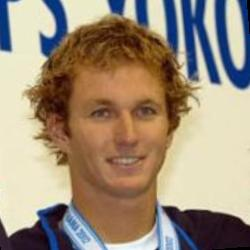
#> input picture facenet/dataset/train_data/Aaron_Peirsol/Aaron_Peirsol_0002.jpg, 250 x 250 px, given in place of the camera
$ jupyter execute --allow-errors opencv_webcam_model.ipynb   (shell and % lines are left out)   (text cells are left out)
#> lines starting #> are read from the running program, lines starting #| are printed output that depends on the picture; after the words box and inside, x2 and y2 are one past the last pixel; in counts of white or black regions, pixels touching at a corner belong together
[cell 1]
#Part 1
import cv2
import numpy as np

#haar_classifier 사용
face_classifier = cv2.CascadeClassifier('./haarcascade_frontalface_default.xml')


def face_extractor(img):

    gray = cv2.cvtColor(img,cv2.COLOR_BGR2GRAY)
    faces = face_classifier.detectMultiScale(gray,1.3,5)   #grayscale 사용

    if faces is():
        return None

    for(x,y,w,h) in faces:
        cropped_face = img[y:y+h, x:x+w]

    return cropped_face

cap = cv2.VideoCapture(0)
count = 0


while True:
    ret, frame = cap.read()
#> frame is the input picture: shape (250, 250, 3); mean B, G, R 121.8, 141.5, 158.1
    if face_extractor(frame) is not None:
#> in face_extractor, `gray = cv2.cvtColor(img,cv2.COLOR_BGR2GRAY)`:
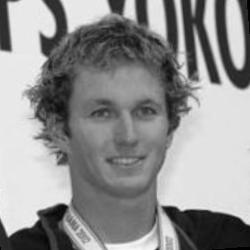
#> gray: shape (250, 250); min 0, max 248, mean 144.2
#> in face_extractor, `faces = face_classifier.detectMultiScale(gray,1.3,5)`: faces = [[66, 65, 120, 120]]
#> the loop in face_extractor, `for(x,y,w,h) in faces:` made 1 pass
#> pass 1, in face_extractor, `cropped_face = img[y:y+h, x:x+w]`:
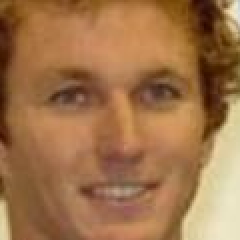
#> cropped_face: shape (120, 120, 3) (shown 2 times larger); mean B, G, R 74.3, 114.9, 160
        count+=1
#> count = 1
        face = cv2.resize(face_extractor(frame),(200,200))
#> the loop in face_extractor (call 2), `for(x,y,w,h) in faces:` made 1 pass
        face = cv2.cvtColor(face, cv2.COLOR_BGR2GRAY)
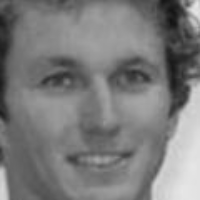
#> face: shape (200, 200); min 19, max 231, mean 123.7

        file_name_path = './faces/user'+str(count)+'.jpg'
#> file_name_path = './faces/user1.jpg'
        cv2.imwrite(file_name_path,face)

        cv2.putText(face,str(count),(50,50),cv2.FONT_HERSHEY_COMPLEX,1,(0,255,0),2)
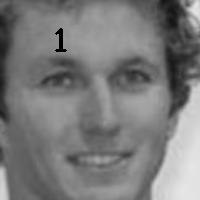
#> face: shape (200, 200); 0.31% of pixels changed, all inside (x1, y1, x2, y2) = (55, 28, 67, 52)
        cv2.imshow('Face Cropper',face)
    else:
        print("Face not Found")
        pass

    if cv2.waitKey(1)==13 or count==100:   #사진 100장 저장
#> (key Esc is pressed here)
        break

cap.release()
cv2.destroyAllWindows()
print('Colleting Samples Complete!!!')

[cell 2]
import cv2
import numpy as np
from os import listdir
from os.path import isfile, join
#Part 2
data_path = './faces/'
#> (the rest of this cell did not finish here and is left out)

[cell 3]
import cv2

# 카메라 호출, USB 카메라를 따로 사용하여 디바이스 순번 ID 1번  사용,
# 기본 내장 카메라 는 보통 순번 ID 0 번 사용
vcap = cv2.VideoCapture(0)

# 카메라 속성 설정
vcap.set(cv2.CAP_PROP_FRAME_WIDTH, 640)  # 세로 사이즈
vcap.set(cv2.CAP_PROP_FRAME_HEIGHT, 480) # 가로 사이즈

# 얼굴 인식 / 검출 관련 모델(가중치) 파일
# [https://github.com/opencv/opencv/tree/master/data/haarcascades](https://github.com/opencv/opencv/tree/master/data/haarcascades)
casecade_xml = './haarcascade_frontalface_default.xml'

# 모델 파일 불러오기
face_cascade = cv2.CascadeClassifier(casecade_xml)

# 실시간 영상에서 얼굴 검출
def videoDetector(vcap, face_cascade) :
    faces_cnt = 0 # 검출 얼굴수
    # 카메라의 프레임을 지속적으로 받아오기
    while True :
        # vcap.read() 프레임 읽기
        # ret 은 카메라 상태 이며, 정상 : True, 비정상 : False
        # frame 은 현재시점의 플레임
        ret, frame = vcap.read()

        # #  숫자키 1 입력시 좌우 대칭 변경
        # if cv2.waitKey(1) == 49 :
        #     # 대칭 처리
        #     # value < 0 상하좌우 대칭
        #     # value = 0 상하 대칭
        #     # value > 0  좌우 대칭
        #     frame = cv2.flip(frame, 1)
        frame = cv2.flip(frame, 1) # 좌우 대칭 변경
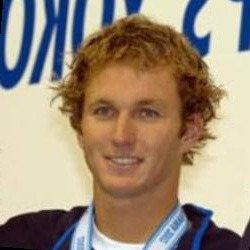
#> frame: shape (250, 250, 3); mean B, G, R 121.8, 141.5, 158.1

        # 영상 이미지를 그레이스케일로 이진화(검은색, 흰색{True, False})
        #  cv2.cvtColor(대상 이미지, 그레이 스케일)
        gray = cv2.cvtColor(frame, cv2.COLOR_BGR2GRAY)
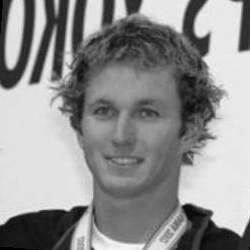
#> gray: shape (250, 250); min 0, max 248, mean 144.2

        # 영상 이미지에서 얼굴 검출 하기
        #  gray                    # 대상 이미지 행렬
        # ,scaleFactor  = 1.1      # 이미지 피라미드 규모인자 크기(Scale Factor)
        # ,minNeighbors = 5        # 최종 검출영역 확정용 이웃 사각형의 갯수 설정
        faces = face_cascade.detectMultiScale(gray, 1.1, 5)
#> faces = [[65, 65, 118, 118]]

        # 화면에 검출 된 얼굴 수 가 변경될때마다 출력
        if faces_cnt != len(faces) :
            faces_cnt = len(faces)
#> faces_cnt = 1
            if faces_cnt != 0 :
                print("현재 검출된 얼굴 수 : ", str(faces_cnt))
#| 현재 검출된 얼굴 수 :  1

        # 검출된 안면에 사각형 그리기
        # cv2.rectangle(영상이미지, (x1, y1), (x2, y2), (B, G, R), 두깨, 선형타입)
        # (X1, Y1) 좌측 상단 모서리, (X2, Y2) 우측 하단 모서리.
        if len(faces) :
            for  x, y, w, h in faces :
                cv2.rectangle(frame, (x, y), (x + w, y + h), (255,255,255), 2, cv2.LINE_4)
#> this loop made 1 pass
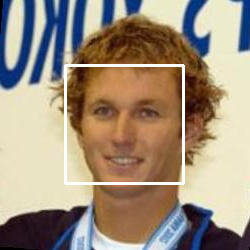
#> frame: shape (250, 250, 3); 2.26% of pixels changed, all inside (x1, y1, x2, y2) = (64, 64, 185, 185)

        # 윈도우창 (Title , 프레임 이미지)
        cv2.imshow("VideoFrame", frame)

        # cvs2.waitKey(1) 1은 밀리세컨으로 키입력값 대기 지연시간이다. ESC로 멈춤
        if cv2.waitKey(1) == 27 :
#> (key Esc is pressed here)
            vcap.release()          # 메모리 해제
            cv2.destroyAllWindows() # 모든창 제거, 특정 창만듣을 경우 ("VideoFrame")
            break;


# 실시간 영상에서 얼굴 검출 호출
videoDetector(vcap, face_cascade)

$ run again, on facenet/dataset/train_data/Aaron_Peirsol/Aaron_Peirsol_0003.jpg
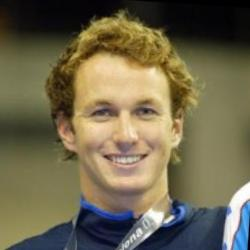
#> input picture facenet/dataset/train_data/Aaron_Peirsol/Aaron_Peirsol_0003.jpg, 250 x 250 px, given in place of the camera
#> frame is the input picture: shape (250, 250, 3); mean B, G, R 77.2, 103.5, 111.7
#> in face_extractor, `faces = face_classifier.detectMultiScale(gray,1.3,5)`: faces = [[57, 59, 137, 137]]
#> the loop in face_extractor, `for(x,y,w,h) in faces:` made 1 pass
#> count = 1
#> the loop in face_extractor (call 2), `for(x,y,w,h) in faces:` made 1 pass
#> file_name_path = './faces/user1.jpg'
#> in videoDetector, `gray = cv2.cvtColor(frame, cv2.COLOR_BGR2GRAY)`:
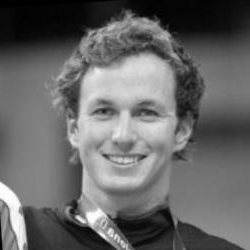
#> gray: shape (250, 250); min 0, max 255, mean 103
#> in videoDetector, `faces = face_cascade.detectMultiScale(gray, 1.1, 5)`: faces = [[59, 60, 131, 131]]
#> faces_cnt = 1
#| 현재 검출된 얼굴 수 :  1
#> the loop in videoDetector, `for  x, y, w, h in faces :` made 1 pass
#> after the loop in videoDetector, `for  x, y, w, h in faces :`:
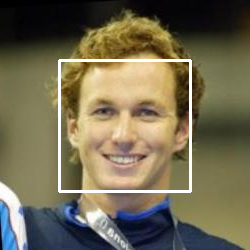
#> frame: shape (250, 250, 3); mean B, G, R 81.8, 107, 114.8

$ run again, on facenet/dataset/train_data/Aaron_Peirsol/Aaron_Peirsol_0004.jpg
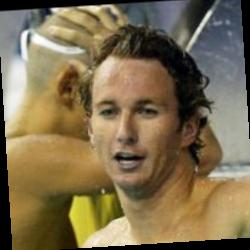
#> input picture facenet/dataset/train_data/Aaron_Peirsol/Aaron_Peirsol_0004.jpg, 250 x 250 px, given in place of the camera
#> frame is the input picture: shape (250, 250, 3); mean B, G, R 79.5, 110.1, 126.3
#> in face_extractor, `faces = face_classifier.detectMultiScale(gray,1.3,5)`: faces = [[72, 66, 112, 112]]
#> the loop in face_extractor, `for(x,y,w,h) in faces:` made 1 pass
#> count = 1
#> the loop in face_extractor (call 2), `for(x,y,w,h) in faces:` made 1 pass
#> file_name_path = './faces/user1.jpg'
#> in videoDetector, `gray = cv2.cvtColor(frame, cv2.COLOR_BGR2GRAY)`:
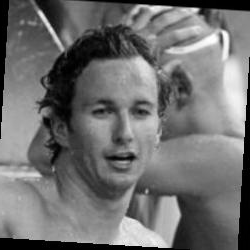
#> gray: shape (250, 250); min 0, max 255, mean 111.5
#> in videoDetector, `faces = face_cascade.detectMultiScale(gray, 1.1, 5)`: faces = [[65, 65, 114, 114]]
#> faces_cnt = 1
#| 현재 검출된 얼굴 수 :  1
#> the loop in videoDetector, `for  x, y, w, h in faces :` made 1 pass
#> after the loop in videoDetector, `for  x, y, w, h in faces :`:
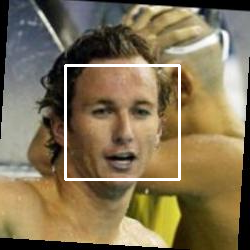
#> frame: shape (250, 250, 3); mean B, G, R 83.9, 113.8, 129.4
